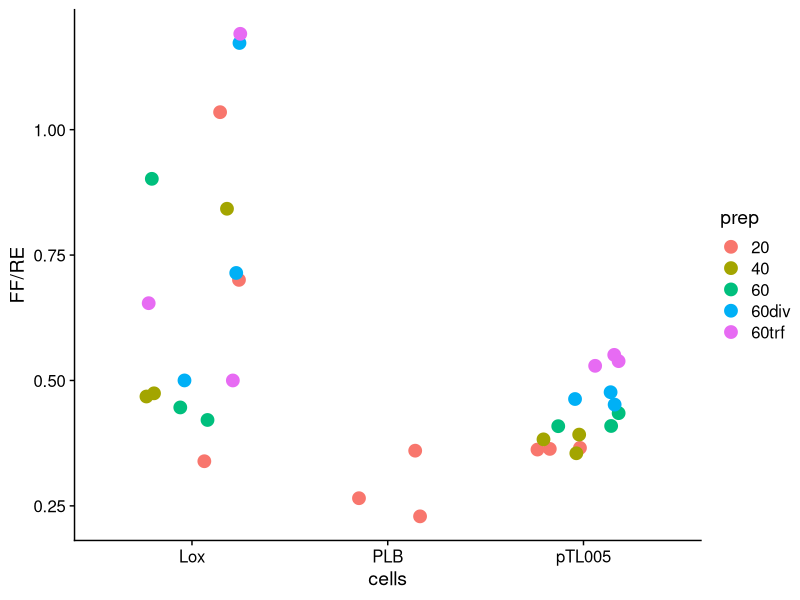
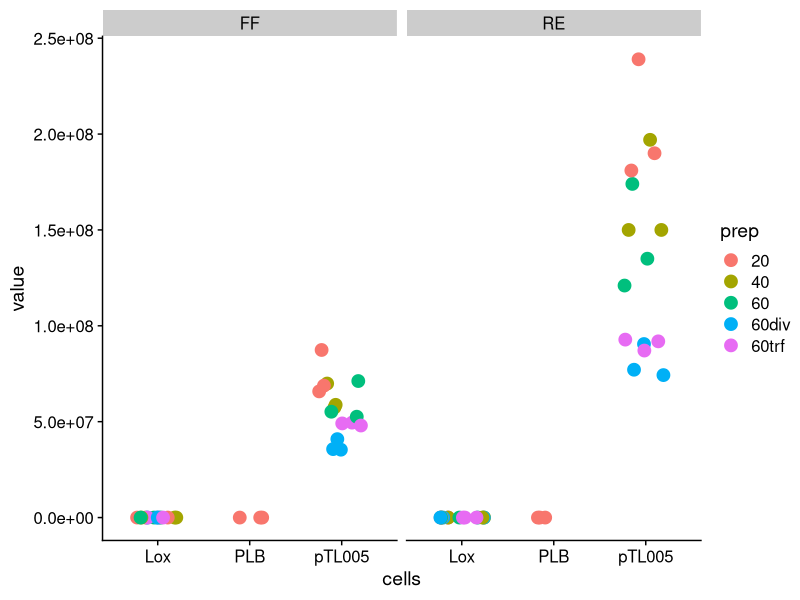
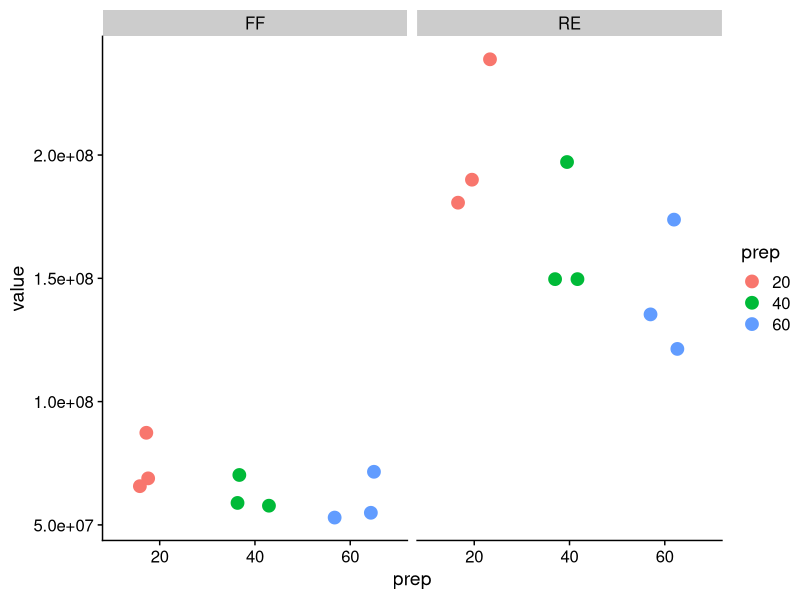
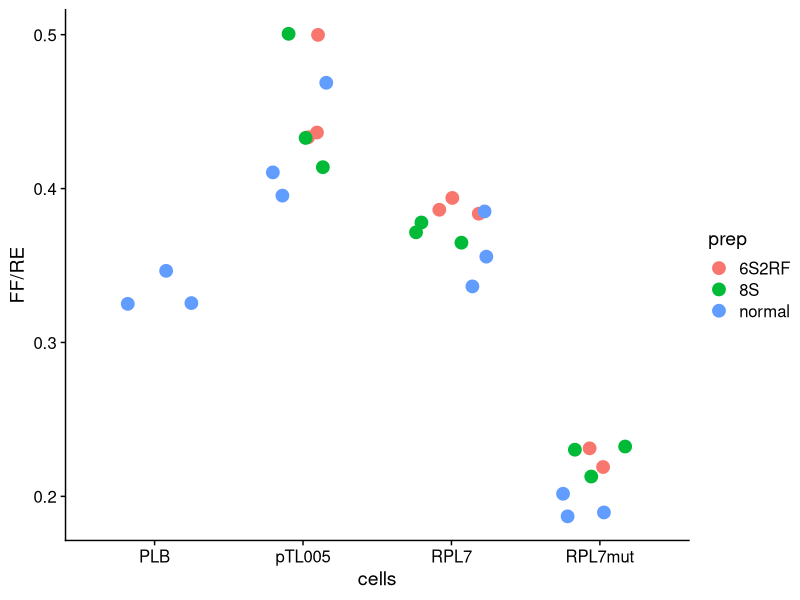
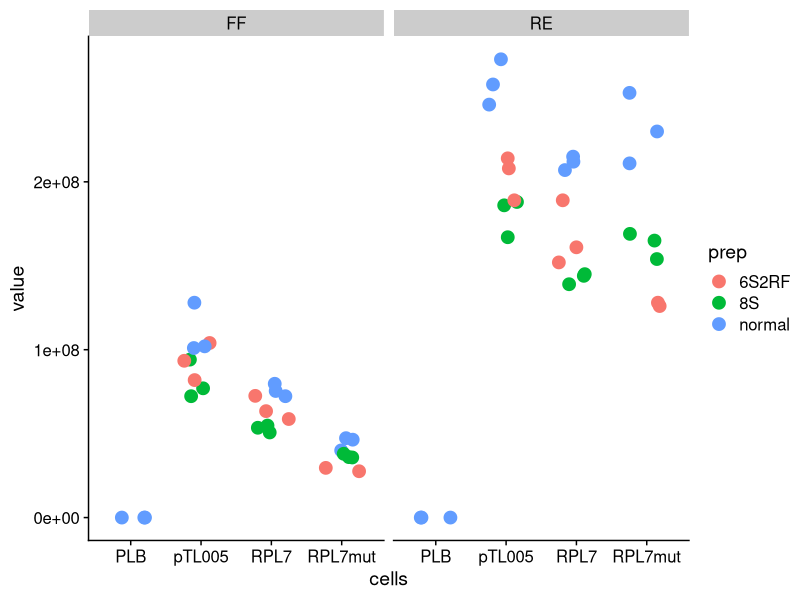
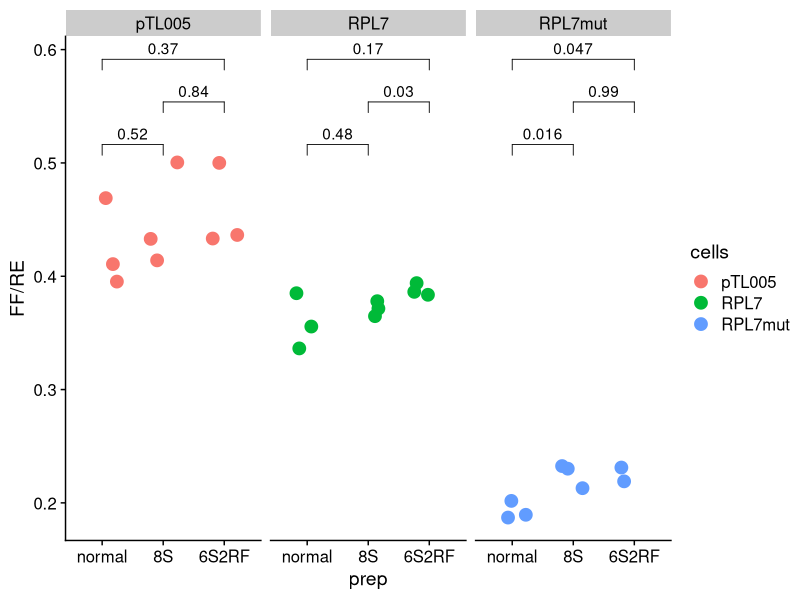
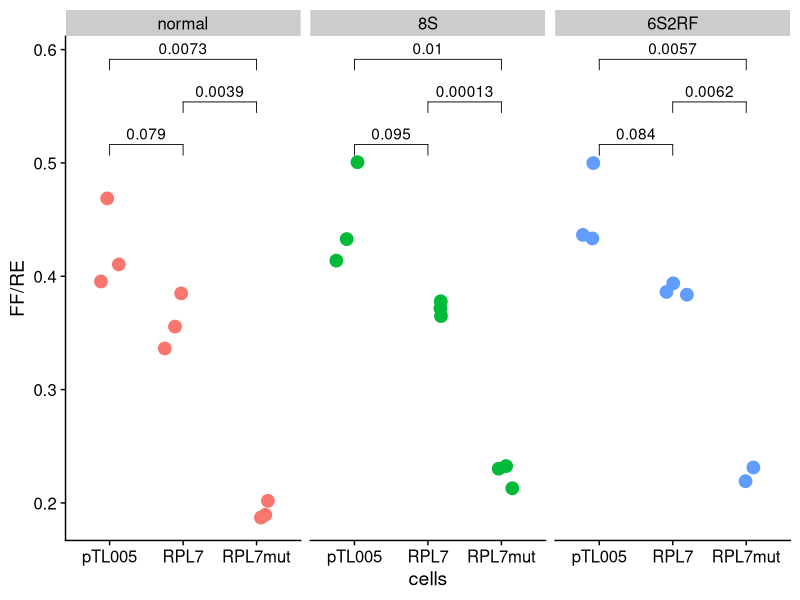
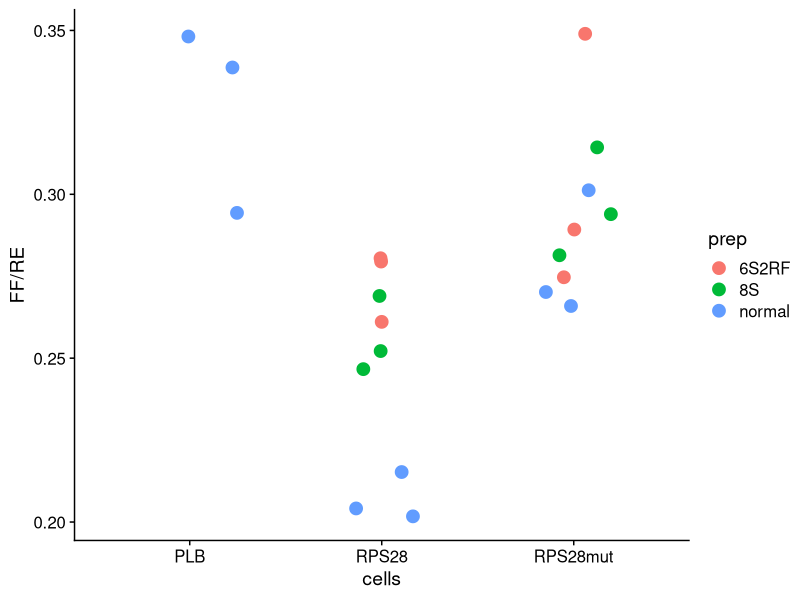

Here is the R script that generated these plots, in order:
## ---- chunk 1
knitr::opts_chunk$set(echo = TRUE)
library(tidyverse)
library(cowplot)
library(ggpubr)
## ---- chunk 2
#first luciferase: 21.01.07
#differing amounts of PLB (passive lysis buffer) was added to wells to achieve an ideal dilution of cells (20ul, 40ul, and 60ul)
#each rep is a biological replicate except for 60div and 60trf
#60div is 1 well with 60uL divided into 3 20uL containing wells (technical replicates)
#60trf is the same but transfered from a completely separate well (from the clear plate where I could see the monolayers)

T1 <- as_tibble(t(data.frame("PLB_20_FF" = c(1.30E+01,	1.10E+01,	1.80E+01),
       "pTL005_20_FF" = c(8.74E+07,	6.88E+07,	6.58E+07),
       "pTL005_40_FF" = c(6.99E+07,	5.74E+07,	5.88E+07),
       "pTL005_60_FF" = c(7.12E+07,	5.26E+07,	5.52E+07),
       "pTL005_60div_FF" = c(4.09E+07,	3.57E+07,	3.54E+07),
       "pTL005_60trf_FF" = c(4.95E+07,	4.91E+07,	4.80E+07),
       "Lox_20_FF" = c(5.92E+02,	4.14E+02,	4.10E+01),
       "Lox_40_FF" = c(1.71E+03,	5.85E+02,	9.96E+02),
       "Lox_60_FF" = c(2.39E+03,	2.12E+02,	2.19E+02),
       "Lox_60div_FF" = c(1.56E+03,	9.50E+01,	4.00E+01),
       "Lox_60trf_FF" = c(1.62E+03,	8.70E+01,	4.80E+01),
       "PLB_20_RE" = c(4.90E+01,	4.80E+01,	5.00E+01),
       "pTL005_20_RE" = c(2.39E+08,	1.90E+08,	1.81E+08),
       "pTL005_40_RE" = c(1.97E+08,	1.50E+08,	1.50E+08),
       "pTL005_60_RE" = c(1.74E+08,	1.21E+08,	1.35E+08),
       "pTL005_60div_RE" = c(9.05E+07,	7.71E+07,	7.43E+07),
       "pTL005_60trf_RE" = c(9.19E+07,	9.28E+07,	8.71E+07),
       "Lox_20_RE" = c(5.72E+02,	5.91E+02,	1.21E+02),
       "Lox_40_RE" = c(2.03E+03,	1.25E+03,	2.10E+03),
       "Lox_60_RE" = c(2.65E+03,	4.75E+02,	5.20E+02),
       "Lox_60div_RE" = c(1.33E+03,	1.33E+02,	8.00E+01),
       "Lox_60trf_RE" = c(1.36E+03,	1.33E+02,	9.60E+01))), rownames = "sample")

colnames(T1) <- c("sample", "rep1", "rep2", "rep3")


T1 %>% separate(sample, into = c("cells", "prep", "luc")) %>% 
  gather(-cells,-prep,-luc, key = rep, value = value) %>%
  spread(luc,value) %>% 
  ggplot(aes(x = cells, y = FF/RE, col = prep)) + 
  geom_point(position = position_jitter(width = 0.25), size = 4) + 
  theme_cowplot() 

T1 %>% separate(sample, into = c("cells", "prep", "luc")) %>% 
  gather(-cells,-prep,-luc, key = rep, value = value) %>% 
  ggplot(aes(x = cells, y = value, col = prep)) + 
  geom_point(position = position_jitter(width = 0.25), size = 4) + 
  theme_cowplot() + 
  facet_grid(.~luc)

T1 %>% separate(sample, into = c("cells", "prep", "luc")) %>% 
  gather(-cells,-prep,-luc, key = rep, value = value) %>% 
  filter(prep %in% c(20,40,60), cells == "pTL005") %>% 
  ggplot(aes(x = prep, y = value, col = prep)) + 
  geom_point(position = position_jitter(width = 0.25), size = 4) + 
  theme_cowplot() + 
  facet_grid(.~luc)

## ---- chunk 3
#first 5'TOP luciferase: 21.01.15
#all wells have 40uL PLB (passive lysis buffer)
#cells were either grown normally, starved for 6 hours with 2 hours refeeding or starved for 8 straight hours
#ran out of s+g for last well (RPL7mut 6sRF2)

RP7 <- as_tibble(t(data.frame("PLB_normal_FF" = c(2.60E+01,	2.60E+01,	2.80E+01),
       "pTL005_normal_FF" = c(1.28E+08,	1.01E+08,	1.02E+08),
       "RPL7_normal_FF" = c(7.54E+07,	7.23E+07,	7.97E+07),
       "RPL7mut_normal_FF" = c(4.00E+07,	4.64E+07,	4.73E+07),
       "pTL005_6S2RF_FF" = c(1.04E+08,	9.34E+07,	8.19E+07),
       "RPL7_6S2RF_FF" = c(6.34E+07,	5.87E+07,	7.25E+07),
       "RPL7mut_6S2RF_FF" = c(2.76E+07,	2.96E+07, NA), #	3.58E+07),
       "pTL005_8S_FF" = c(9.41E+07,	7.70E+07,	7.23E+07),
       "RPL7_8S_FF" = c(5.48E+07,	5.35E+07,	5.07E+07),
       "RPL7mut_8S_FF" = c(3.58E+07,	3.80E+07,	3.60E+07),
       "PLB_normal_RE" = c(8.00E+01,	7.50E+01,	8.60E+01),
       "pTL005_normal_RE" = c(2.73E+08,	2.46E+08,	2.58E+08),
       "RPL7_normal_RE" = c(2.12E+08,	2.15E+08,	2.07E+08),
       "RPL7mut_normal_RE" = c(2.11E+08,	2.30E+08,	2.53E+08),
       "pTL005_6S2RF_RE" = c(2.08E+08,	2.14E+08,	1.89E+08),
       "RPL7_6S2RF_RE" = c(1.61E+08,	1.52E+08,	1.89E+08),
       "RPL7mut_6S2RF_RE" = c(1.26E+08,	1.28E+08, NA),  #,	7.59E+07),
       "pTL005_8S_RE" = c(1.88E+08,	1.86E+08,	1.67E+08),
       "RPL7_8S_RE" = c(1.45E+08,	1.44E+08,	1.39E+08),
       "RPL7mut_8S_RE" = c(1.54E+08,	1.65E+08,	1.69E+08))), rownames = "sample")

colnames(RP7) <- c("sample", "rep1", "rep2", "rep3")


RP7 %>% separate(sample, into = c("cells", "prep", "luc")) %>% 
  gather(-cells,-prep,-luc, key = rep, value = value) %>%
  spread(luc,value) %>% 
  ggplot(aes(x = cells, y = FF/RE, col = prep)) + 
  geom_point(position = position_jitter(width = 0.25), size = 4) + 
  theme_cowplot() 

RP7 %>% separate(sample, into = c("cells", "prep", "luc")) %>% 
  gather(-cells,-prep,-luc, key = rep, value = value) %>% 
  ggplot(aes(x = cells, y = value, col = prep)) + 
  geom_point(position = position_jitter(width = 0.25), size = 4) + 
  theme_cowplot() + 
  facet_grid(.~luc)

RP7 %>% separate(sample, into = c("cells", "prep", "luc")) %>% 
    gather(-cells,-prep,-luc, key = rep, value = value) %>%
    spread(luc,value) %>%  
    filter(cells != "PLB") %>% 
    ggplot(aes(x = prep, y = FF/RE, col = cells)) + 
    geom_point(position = position_jitter(width = 0.25), size = 4) + 
    theme_cowplot() + 
    facet_grid(.~cells) +
    scale_x_discrete(limits = c("normal", "8S", "6S2RF")) +
    stat_compare_means(comparisons = list(c("normal", "8S"), c("8S", "6S2RF"), c("normal", "6S2RF")), method = "t.test", hide.ns = TRUE)

RP7 %>% separate(sample, into = c("cells", "prep", "luc")) %>% 
    gather(-cells,-prep,-luc, key = rep, value = value) %>%
    spread(luc,value) %>%  
    filter(cells != "PLB") %>% 
    ggplot(aes(x = cells, y = FF/RE, col = factor(prep, levels = c("normal", "8S", "6S2RF")))) + 
    geom_point(position = position_jitter(width = 0.25), size = 4) + 
    theme_cowplot() + 
    facet_grid(.~factor(prep, levels = c("normal", "8S", "6S2RF"))) +
    stat_compare_means(comparisons = list(c("pTL005", "RPL7"), c("RPL7", "RPL7mut"), c("pTL005", "RPL7mut")), method = "t.test") +
    guides(col = FALSE)
## ---- chunk 4
#second 5'TOP luciferase: 21.02.10
#all wells have 40uL PLB (passive lysis buffer)
#cells were either grown normally, starved for 6 hours with 2 hours refeeding or starved for 8 straight hours

RP28 <- as_tibble(t(data.frame("PLB_normal_FF" = c(4.30E+02,	6.65E+02,	5.50E+02),
       "RPS28_normal_FF" = c(1.08E+08,	1.16E+08,	1.19E+08),
       "RPS28mut_normal_FF" = c(1.41E+08,	1.27E+08,	1.38E+08),
       "RPS28_6S2RF_FF" = c(9.40E+07,	1.07E+08,	1.05E+08),
       "RPS28mut_6S2RF_FF" = c(1.16E+08,	1.03E+08,	1.11E+08), 
       "RPS28_8S_FF" = c(9.36E+07,	9.37E+07,	9.68E+07),
       "RPS28mut_8S_FF" = c(9.88E+07,	1.02E+08,	1.15E+08),
       "PLB_normal_RE" = c(1.27E+03,	2.26E+03,	1.58E+03),
       "RPS28_normal_RE" = c(5.02E+08,	5.75E+08,	5.83E+08),
       "RPS28mut_normal_RE" = c(5.30E+08,	4.70E+08,	4.58E+08),
       "RPS28_6S2RF_RE" = c(3.35E+08,	3.83E+08,	4.02E+08),
       "RPS28mut_6S2RF_RE" = c(4.01E+08,	3.75E+08,	3.18E+08), 
       "RPS28_8S_RE" = c(3.48E+08,	3.80E+08,	3.84E+08),
       "RPS28mut_8S_RE" = c(3.51E+08,	3.47E+08,	3.66E+08))), rownames = "sample")

colnames(RP28) <- c("sample", "rep1", "rep2", "rep3")


RP28 %>% separate(sample, into = c("cells", "prep", "luc")) %>% 
  gather(-cells,-prep,-luc, key = rep, value = value) %>%
  spread(luc,value) %>% 
  ggplot(aes(x = cells, y = FF/RE, col = prep)) + 
  geom_point(position = position_jitter(width = 0.25), size = 4) + 
  theme_cowplot() 

RP28 %>% separate(sample, into = c("cells", "prep", "luc")) %>% 
  gather(-cells,-prep,-luc, key = rep, value = value) %>% 
  ggplot(aes(x = cells, y = value, col = prep)) + 
  geom_point(position = position_jitter(width = 0.25), size = 4) + 
  theme_cowplot() + 
  facet_grid(.~luc)

RP28 %>% separate(sample, into = c("cells", "prep", "luc")) %>% 
    gather(-cells,-prep,-luc, key = rep, value = value) %>%
    spread(luc,value) %>%  
    filter(cells != "PLB") %>% 
    ggplot(aes(x = prep, y = FF/RE, col = cells)) + 
    geom_point(position = position_jitter(width = 0.25), size = 4) + 
    theme_cowplot() + 
    facet_grid(.~cells) +
    scale_x_discrete(limits = c("normal", "8S", "6S2RF")) +
    stat_compare_means(comparisons = list(c("normal", "8S"), c("8S", "6S2RF"), c("normal", "6S2RF")), method = "t.test", hide.ns = TRUE)

RP28 %>% separate(sample, into = c("cells", "prep", "luc")) %>% 
    gather(-cells,-prep,-luc, key = rep, value = value) %>%
    spread(luc,value) %>%  
    filter(cells != "PLB") %>% 
    ggplot(aes(x = cells, y = FF/RE, col = factor(prep, levels = c("normal", "8S", "6S2RF")))) + 
    geom_point(position = position_jitter(width = 0.25), size = 4) + 
    theme_cowplot() + 
    facet_grid(.~factor(prep, levels = c("normal", "8S", "6S2RF"))) +
    stat_compare_means(comparisons = list(c("RPS28", "RPS28mut")), method = "t.test") +
    guides(col = FALSE)
## ---- chunk 5
RP <- bind_rows(RP7,RP28)

RP %>% separate(sample, into = c("cells", "prep", "luc")) %>% 
    gather(-cells,-prep,-luc, key = rep, value = value) %>%
    filter(cells != "PLB") %>% 
    spread(luc,value) %>%  
    ggplot(aes(x = prep, y = FF/RE, col = cells)) + 
    geom_point(position = position_jitter(width = 0.25), size = 4) + 
    theme_cowplot() + 
    facet_grid(.~cells) +
    scale_x_discrete(limits = c("normal", "8S", "6S2RF")) +
    stat_compare_means(comparisons = list(c("normal", "8S"), c("8S", "6S2RF"), c("normal", "6S2RF")), method = "t.test", hide.ns = TRUE)

RP %>% separate(sample, into = c("cells", "prep", "luc")) %>% 
    gather(-cells,-prep,-luc, key = rep, value = value) %>%
    filter(cells != "PLB") %>% 
    spread(luc,value) %>%
    ggplot(aes(x = cells, y = FF/RE, col = factor(prep, levels = c("normal", "8S", "6S2RF")))) + 
    geom_point(position = position_jitter(width = 0.25), size = 4) + 
    theme_cowplot() + 
    facet_grid(.~factor(prep, levels = c("normal", "8S", "6S2RF"))) +
    stat_compare_means(comparisons = list(c("pTL005", "RPL7"), c("pTL005", "RPS28"), c("RPL7", "RPL7mut"), c("pTL005", "RPL7mut"), c("RPS28", "RPS28mut"), c("pTL005", "RPS28mut")), method = "t.test") +
    guides(col = FALSE)
